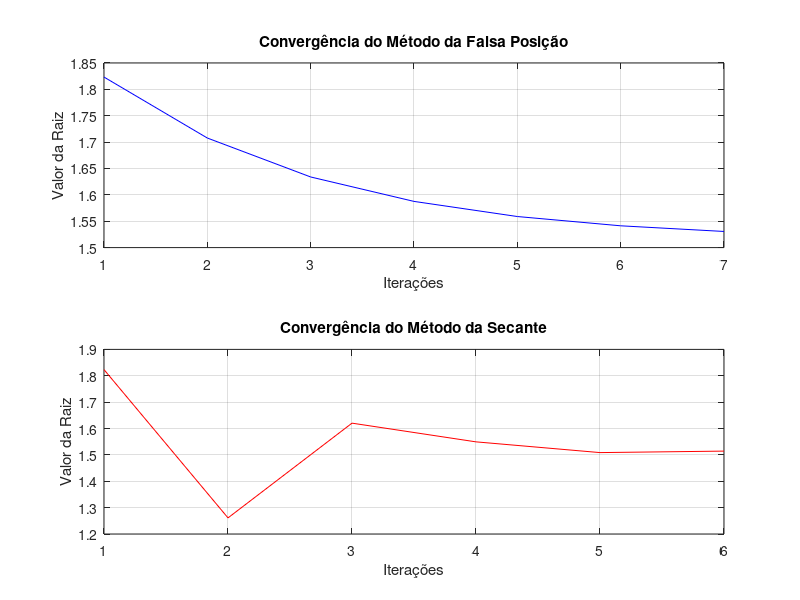

Reproduce this figure in MATLAB.
function lista5Questao6()
    % Definindo constantes
    Q = 20;
    g = 9.81;

    % Executar o método da Falsa Posição
    fprintf("Método da Falsa Posição:\n");
    [rootFalsaPosicao, itFalsaPosicao, valoresFalsaPosicao] = metodoFalsaPosicao(Q, g);

    % Executar o método da Secante
    fprintf("\nMétodo da Secante:\n");
    [rootSecante, itSecante, valoresSecante] = metodoSecante(Q, g);

    % Criar tabela comparativa
    criar_tabela(itFalsaPosicao, rootFalsaPosicao, itSecante, rootSecante);

    % Criar gráficos de convergência
    criar_graficos(itFalsaPosicao, valoresFalsaPosicao, itSecante, valoresSecante);
endfunction

function [r, it, valores] = metodoFalsaPosicao(Q, g)
    f = @(y) 1 - ((Q^2 * (3 + y)) / (g * (3 * y + (y^2 / 2))^3));

    a = 1;
    b = 2;

    % Define a tolerância para o erro absoluto
    Es = 1; % Tolerância em porcentagem
    Ea = Inf; % Erro absoluto inicial
    r = inf; % Valor inicial de r como infinito
    valores = []; % Armazena os valores de r

    % Verifica se há mudança de sinal no intervalo [a, b]
    if (f(a) * f(b) > 0)
        disp("Erro: não há mudança de sinal!");
        r = NaN; % Indica falha
        return;
    else
        it = 1; % Inicializa o contador de iterações
        n = 20; % Define o número máximo de iterações

        % Loop do método da Falsa Posição
        while (it <= n)
            rPrevio = r; % Armazena o valor anterior de r
            r = b - (f(b) * (a - b)) / (f(a) - f(b)); % Calcula nova raiz
            valores = [valores; r]; % Armazena o valor atual

            % Exibe os valores da iteração atual
            if it > 1
                Ea = calcularErroEstimativa(r, rPrevio); % Calcula o erro absoluto
            else
                Ea = Inf; % Na primeira iteração, o erro é infinito
            end

            fprintf('Iteração %d: a = %f, b = %f, r = %f, f(r) = %f, Aproximado = %f\n', ...
                    it, a, b, r, f(r), Ea);

            % Verifica se o erro é menor ou igual à tolerância ou se atingiu o máximo de iterações
            if (Ea <= Es)
                fprintf("Raiz encontrada: %f\n", r);
                return; % Sai do loop
            end

            it = it + 1; % Incrementa o contador de iterações

            % Atualiza o intervalo [a, b] com base no valor de f(r)
            if (f(a) * f(r) < 0)
                b = r; % Se houver mudança de sinal, atualiza o limite superior
            else
                a = r; % Caso contrário, atualiza o limite inferior
            end
        endwhile

        % Se o número máximo de iterações for atingido sem encontrar a raiz
        if it > n
            fprintf("Método falhou em %d iterações\n", it);
            r = NaN; % Indica falha
        end
    end
endfunction

function [r, it, valores] = metodoSecante(Q, g)
    f = @(y) 1 - ((Q^2 * (3 + y)) / (g * (3 * y + (y^2 / 2))^3));

    % Define a tolerância para o erro absoluto
    Es = 1; % Tolerância em porcentagem
    Ea = Inf; % Erro absoluto inicial
    valores = []; % Armazena os valores de r

    it = 0; % Inicializa o contador de iterações
    N = 20; % Define o número máximo de iterações
    x = 2; % Estimativa inicial
    xPrevio = 1; % Segunda estimativa inicial

    while (it < N)
        xProx = (xPrevio * f(x) - x * f(xPrevio)) / (f(x) - f(xPrevio)); % Cálculo do próximo valor
        valores = [valores; xProx]; % Armazena o novo valor de r

        fprintf('Iteração %d: xr = %f, f(x) = %f\n', ...
                it + 1, x, f(x));

        Ea = calcularErroEstimativa(xProx, x);

        if (Ea < Es)
            fprintf("Iterações %d: Raiz encontrada: %f\n", it + 1, xProx);
            r = xProx; % A raiz encontrada
            return; % Sai do loop
        end

        xPrevio = x; % Atualiza o valor anterior
        x = xProx; % Atualiza o valor atual
        it = it + 1; % Incrementa o contador de iterações
    endwhile

    % Se o número máximo de iterações for atingido sem encontrar a raiz
    fprintf("Método falhou em %d iterações\n", it);
    r = NaN; % Indica falha
endfunction

% Função para calcular o erro absoluto
function Ea = calcularErroEstimativa(resultadoAtual, resultadoPrev)
    if resultadoPrev == Inf
        Ea = Inf; % Se o valor anterior for infinito, o erro é infinito
    else
        Ea = abs((resultadoAtual - resultadoPrev) / resultadoAtual) * 100; % Calcula o erro percentual
    end
endfunction

function criar_tabela(itFalsaPosicao, rootFalsaPosicao, itSecante, rootSecante)
    fprintf("\nTabela Comparativa:\n");
    fprintf("%-20s %-20s %-20s\n", "Método", "Número de Iterações", "Resultado Final");
    fprintf("%-20s %-20d %-20f\n", "Falsa Posição", itFalsaPosicao, rootFalsaPosicao);
    fprintf("%-20s %-20d %-20f\n", "Secante", itSecante, rootSecante);
endfunction

function criar_graficos(itFalsaPosicao, valoresFalsaPosicao, itSecante, valoresSecante)
    figure;

    % Gráfico para Falsa Posição
    subplot(2, 1, 1);
    plot(1:length(valoresFalsaPosicao), valoresFalsaPosicao, 'b-');
    title('Convergência do Método da Falsa Posição');
    xlabel('Iterações');
    ylabel('Valor da Raiz');
    grid on;

    % Gráfico para Secante
    subplot(2, 1, 2);
    plot(1:length(valoresSecante), valoresSecante, 'r-');
    title('Convergência do Método da Secante');
    xlabel('Iterações');
    ylabel('Valor da Raiz');
    grid on;

    % Salvar gráficos
    saveas(gcf, 'convergencia_metodos_falsa_posicao_secante.png');
endfunction

% Chama a função principal
lista5Questao6();

